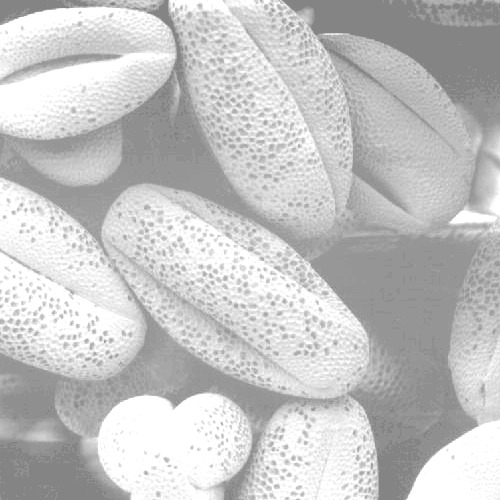
%> input picture test24/bb.tif, 500 x 500 px
$ octave test24.m   (GNU Octave 9; MATLAB toolbox functions it lacks are replaced by stand-ins)
%> lines starting %> are read from the running program, lines starting %| are printed output that depends on the picture
clear all;
clc;
close all;
a=imread('bb.tif');
%> a is the input picture: size 500x500 uint8; min 132, max 255, mean 196.4
b=imread('nn.tif');
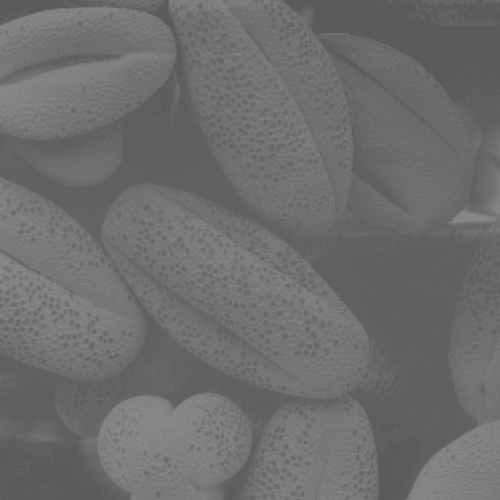
%> input picture test24/nn.tif, 500 x 500 px
%> b is the input picture: size 500x500 uint8; min 91, max 138, mean 109.1
c=imread('mm.tif');
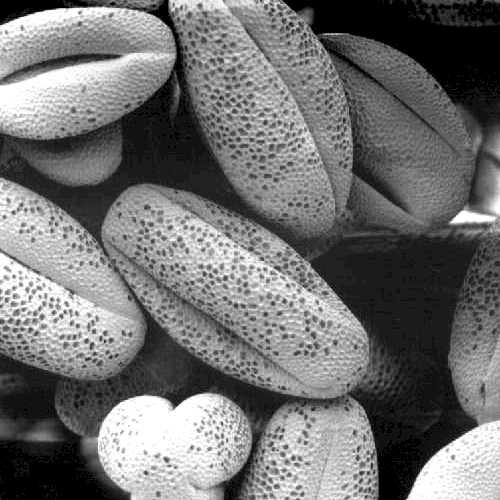
%> input picture test24/mm.tif, 500 x 500 px
%> c is the input picture: size 500x500 uint8; min 0, max 255, mean 113.2
d=imread('kk.tif');
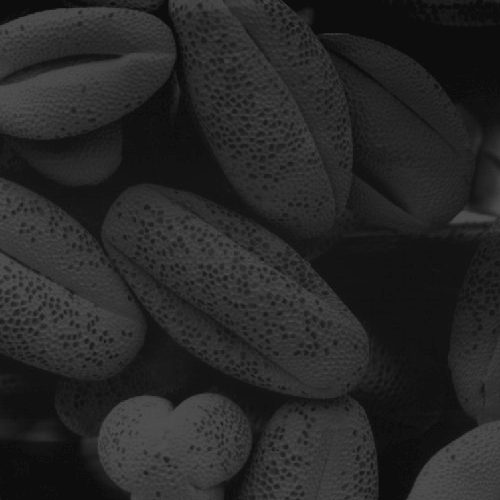
%> input picture test24/kk.tif, 500 x 500 px
%> d is the input picture: size 500x500 uint8; min 13, max 83, mean 38.7
figure,
subplot(1,2,1);imshow(a);
subplot(1,2,2);imhist(a);
%> after `imhist(a)`:
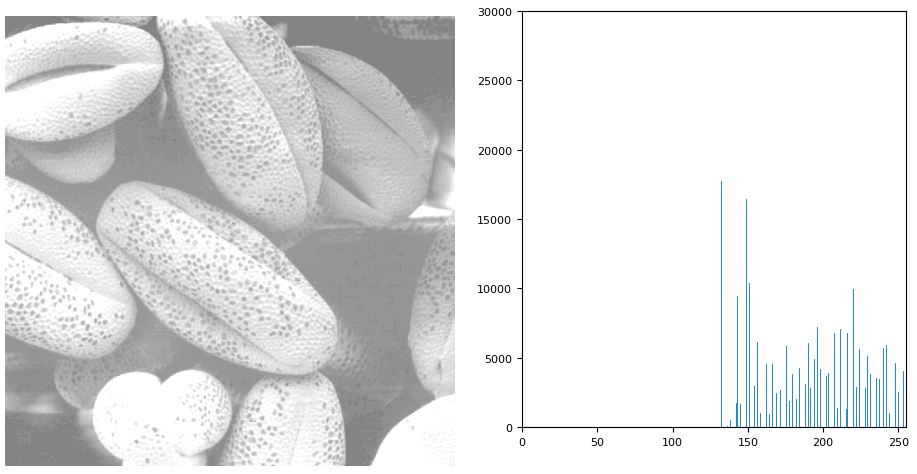
%> figure redrawn from the program's plot data, 2 panels
figure,
subplot(4,2,2);imhist(a);
subplot(4,2,4);imhist(b);
subplot(4,2,6);imhist(c);
subplot(4,2,8);imhist(d);
subplot(4,2,1);imshow(a);
subplot(4,2,3);imshow(b);
subplot(4,2,5);imshow(c);
subplot(4,2,7);imshow(d);
%> after `imshow(d)`:
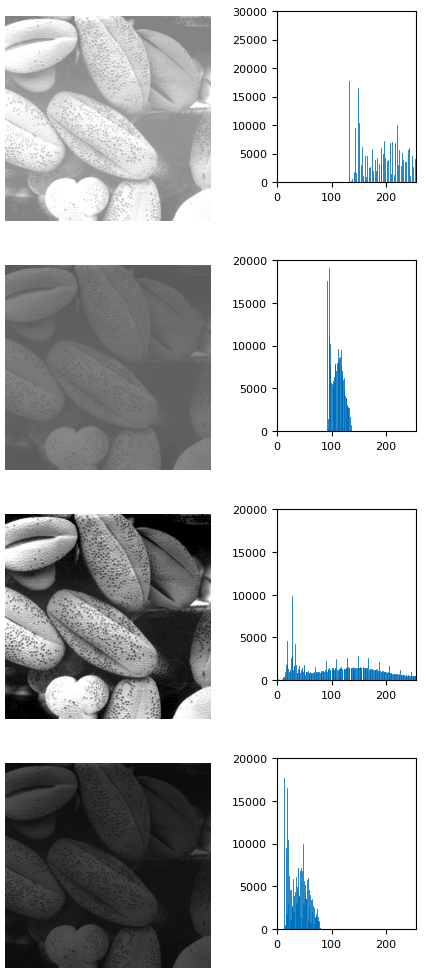
%> figure redrawn from the program's plot data, 8 panels
